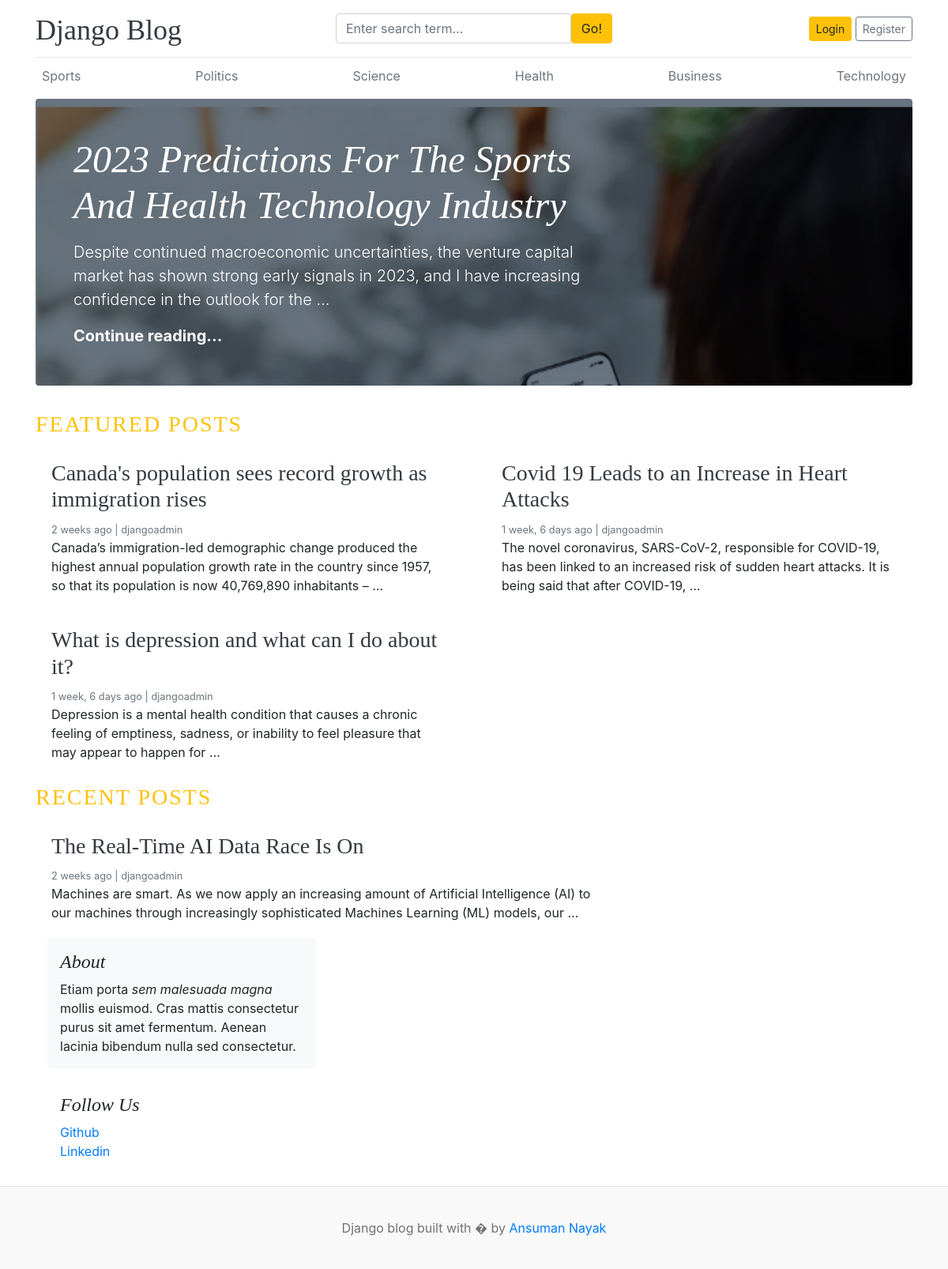
The page / on the database its author committed.
### blogs/models.py (models this page shows, shortened)
class Category(models.Model):
    category_name=models.CharField(max_length=50, unique=True)
    created_at=models.DateTimeField(auto_now_add=True)
    updated_at=models.DateTimeField(auto_now=True)
    class Meta:
        verbose_name_plural='categories'

class Blog(models.Model):
    title=models.CharField(max_length=100)
    slug=models.SlugField(max_length=150, unique=True, blank=True)
    category=models.ForeignKey(Category,on_delete=models.CASCADE)
    author=models.ForeignKey(User, on_delete=models.CASCADE)
    featured_image=models.ImageField(upload_to='uploads/%Y/%m/%d')
    short_description=models.TextField(max_length=500)
    blog_body=models.TextField(max_length=2000)
    status=models.CharField(max_length=20,choices=STATUS_CHOICES, default="Draft")
    is_featured=models.BooleanField(default=False)
    created_at=models.DateTimeField(auto_now_add=True)
    updated_at=models.DateTimeField(auto_now=True)

class SocialLink(models.Model):
    platform=models.CharField(max_length=25)
    link=models.URLField(max_length=100)
    created_at=models.DateTimeField(auto_now_add=True)
    updated_at=models.DateTimeField(auto_now=True)

### blog_main/views.py (the view)
# urls.py: 2. Add a URL to urlpatterns:  path('', views.home, name='home')
def home(request):
    featured_posts=Blog.objects.filter(is_featured=True,status='Published')
    unfeatured_posts=Blog.objects.filter(is_featured=False, status='Published')
    context = {
        'featured_posts':featured_posts,
        'unfeatured_posts':unfeatured_posts,
    }
    return render(request, 'home.html',context)

### blogs/context_processors.py (called while the page is built)
def get_categories(request):
    categories=Category.objects.all()
    return dict(categories=categories)

def get_social_links(requests):
    social_links=SocialLink.objects.all()
    return dict(social_links=social_links)

### templates/home.html (shortened to what this page needs)
{% extends 'base.html' %}
      {% block content %}
      {% for posts in featured_posts %} {% if forloop.first %}
      <div
        class="jumbotron p-3 p-md-5 text-white rounded bg-dark"
        style="
          background-image: url('{{posts.featured_image.url}}');
          background-blend-mode: overlay;
          background-size: cover;
        "
      >
        <div class="col-md-8 px-0">
          <h1 class="display-4 font-italic">{{posts.title}}</h1>
          <p class="lead my-3">{{posts.short_description | truncatewords:25 }}</p>
          <p class="lead mb-0">
            <a href="{% url 'blogs' posts.slug %}" class="text-white font-weight-bold"
              >Continue reading...</a
            >
          </p>
        </div>
      </div>
      {% endif %} {% endfor %}
      <h3 class="text-uppercase text-warning" style="letter-spacing: 2px">
        Featured Posts
      </h3>
      <div class="row mb-2">
        {% for post in featured_posts %} {% if not forloop.first %}
        <div class="col-md-6">
          <div class="card border-0">
            <div class="card-body">
              <h3><a href="{% url 'blogs' post.slug %}" class="text-dark">{{post.title}}</a></h3>
              <small class="mb-1 text-muted"
                >{{post.created_at | timesince}} ago | {{post.author}}</small
              >
              <p class="card-text">{{post.short_description | truncatewords:25 }} </p>
            </div>
          </div>
        </div>
        {% endif %} {% endfor %}
      </div>
      <h3 class="text-uppercase text-warning" style="letter-spacing: 2px">
        Recent Posts
      </h3>
      <main role="main" class="container p-0">
        <div class="row">
          <div class="col-md-8 blog-main">
            {% for unfeatured in unfeatured_posts %}
            <div class="card-body">
              <h3><a href="{% url 'blogs' unfeatured.slug %}" class="text-dark">{{unfeatured.title}}</a></h3>
              <small class="mb-1 text-muted"
                >{{unfeatured.created_at | timesince}} ago | {{unfeatured.author}}</small
              >
              <p class="card-text">{{unfeatured.short_description | truncatewords:25 }}</p>
            </div>
              {% endfor %}
            </div>
          </div>
          <aside class="col-md-4 blog-sidebar">
            <div class="p-3 mb-3 bg-light rounded">
              <h4 class="font-italic">About</h4>
              <p class="mb-0">
                Etiam porta <em>sem malesuada magna</em> mollis euismod. Cras
                mattis consectetur purus sit amet fermentum. Aenean lacinia
                bibendum nulla sed consectetur.
              </p>
            </div>
            {% if social_links %}
            <div class="p-3">
              <h4 class="font-italic">Follow Us</h4>
              <ol class="list-unstyled">
                {% for i in social_links %}
                <li><a href="{{i.link}}" target="_blank">{{i.platform}}</a></li>
                {% endfor %}
              </ol>
            </div>
            {% endif %}
          </aside>
        </div>
{% endblock %}

### templates/base.html (shortened to what this page needs)
{% load static %}
<!DOCTYPE html>
<html lang="en">
  <head>
    <link
      href="https://getbootstrap.com/docs/4.0/dist/css/bootstrap.min.css"
      rel="stylesheet"
    />
    <link href="{% static 'css/blog.css' %}" rel="stylesheet" />
    <link rel="stylesheet" href="https://cdnjs.cloudflare.com/ajax/libs/font-awesome/4.7.0/css/font-awesome.min.css">
  </head>
  <body>
    <div class="container">
      <header class="blog-header py-3">
        <div class="row flex-nowrap justify-content-between align-items-center">
          <div class="col-4 pt-1">
            <a class="blog-header-logo text-dark" href="/">Django Blog</a>
          </div>
          <div class="col-4">
            <form action="{% url 'search' %}" method="get">
              <div class="input-group">
                <input
                  class="form-control"
                  type="text"
                  name="keyword"
                  value="{{keyword}}"
                  placeholder="Enter search term..."
                  aria-label="Enter search term..."
                  aria-describedby="button-search"
                />
                <button type="submit" class="btn btn-warning" id="button-search" type="button">
                  Go!
                </button>
              </div>
            </form>
          </div>
          <div class="col-4 d-flex justify-content-end align-items-center">
            {% if not user.is_authenticated %}
            <a class="btn btn-sm btn-warning" href="{% url 'login' %}">Login</a> &nbsp;
            <a class="btn btn-sm btn-outline-secondary" href="{% url 'register' %}">Register</a>
            {% else %}
            <Span><a href="{% url 'dashboard' %}">Dashboard</a></Span>
            &emsp;
            <span><a href="{% url 'logout' %}">Logout</a></span>
            {% endif %}
          </div>
        </div>
      </header>
      <div class="nav-scroller py-1 mb-2">
        <nav class="nav d-flex justify-content-between">
          {% for categ in categories %}
          <a class="p-2 text-muted" href="{% url 'posts_by_category' categ.id %}">{{categ.category_name}}</a>
          {% endfor %}
        </nav>
      </div>
      {% block content %}
      {% endblock %}
      <footer class="blog-footer">
        <p>Django blog built with � by <a href="#">Ansuman Nayak</a></p>
      </footer>
    </body>
  </html>

### static/css/blog.css (style rules this page uses)
.blog-header { line-height: 1; border-bottom: 1px solid #e5e5e5; }
.blog-header-logo { font-family: "Playfair Display", Georgia, "Times New Roman", serif; font-size: 2.25rem; }
h1, h2, h3, h4, h5, h6 { font-family: "Playfair Display", Georgia, "Times New Roman", serif; }
.display-4 { font-size: 2.5rem; }
@media (min-width: 768px) { .display-4 { font-size: 3rem; } }
.nav-scroller { position: relative; z-index: 2; height: 2.75rem; overflow-y: hidden; }
.nav-scroller .nav { display: flex; flex-wrap: nowrap; padding-bottom: 1rem; margin-top: -1px; overflow-x: auto; text-align: center; white-space: nowrap; -webkit-overflow-scrolling: touch; }
.blog-footer { padding: 2.5rem 0; color: #727272; text-align: center; background-color: #f9f9f9; border-top: .05rem solid #e5e5e5; }
.blog-footer p:last-child { margin-bottom: 0; }

### rows shown on the page
Category: category_name "Sports"
Category: category_name "Politics"
Category: category_name "Science"
Category: category_name "Health"
Category: category_name "Business"
Category: category_name "Technology"
Blog: featured_image (picture), title "2023 Predictions For The Sports And Health Technology Industry", short_description "Despite continued macroeconomic uncertainties, the venture capital market has shown strong early signals in 2023, and I have increasing confidence in the outlook for the …"
Blog: title "Canada's population sees record growth as immigration rises", created_at "2 weeks", author "djangoadmin", short_description "Canada’s immigration-led demographic change produced the highest annual population growth rate in the country since 1957, so that its population is now 40,769,890 inhabitants – …"
Blog: title "Covid 19 Leads to an Increase in Heart Attacks", created_at "1 week, 6 days", author "djangoadmin", short_description "The novel coronavirus, SARS-CoV-2, responsible for COVID-19, has been linked to an increased risk of sudden heart attacks. It is being said that after COVID-19, …"
Blog: title "What is depression and what can I do about it?", created_at "1 week, 6 days", author "djangoadmin", short_description "Depression is a mental health condition that causes a chronic feeling of emptiness, sadness, or inability to feel pleasure that may appear to happen for …"
Blog: title "The Real-Time AI Data Race Is On", created_at "2 weeks", author "djangoadmin", short_description "Machines are smart. As we now apply an increasing amount of Artificial Intelligence (AI) to our machines through increasingly sophisticated Machines Learning (ML) models, our …"
SocialLink: platform "Github"
SocialLink: platform "Linkedin"
